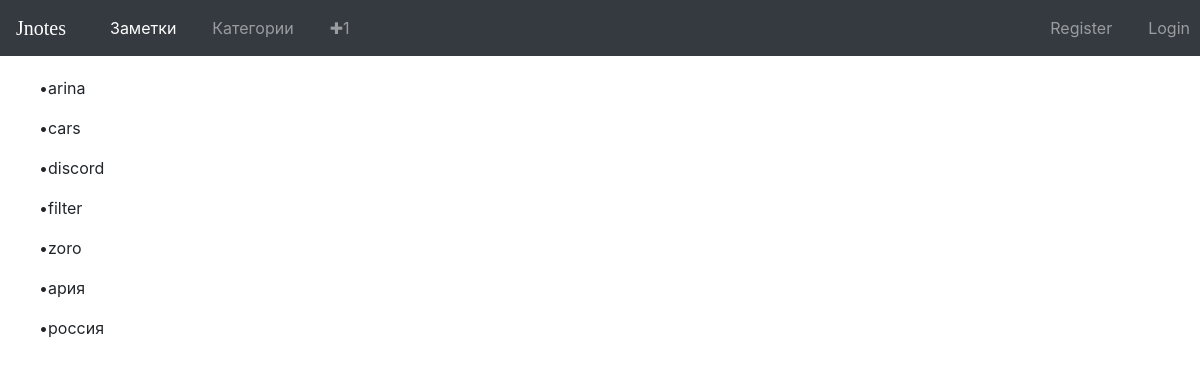
/categories/, run on an earlier commit of the app's database.
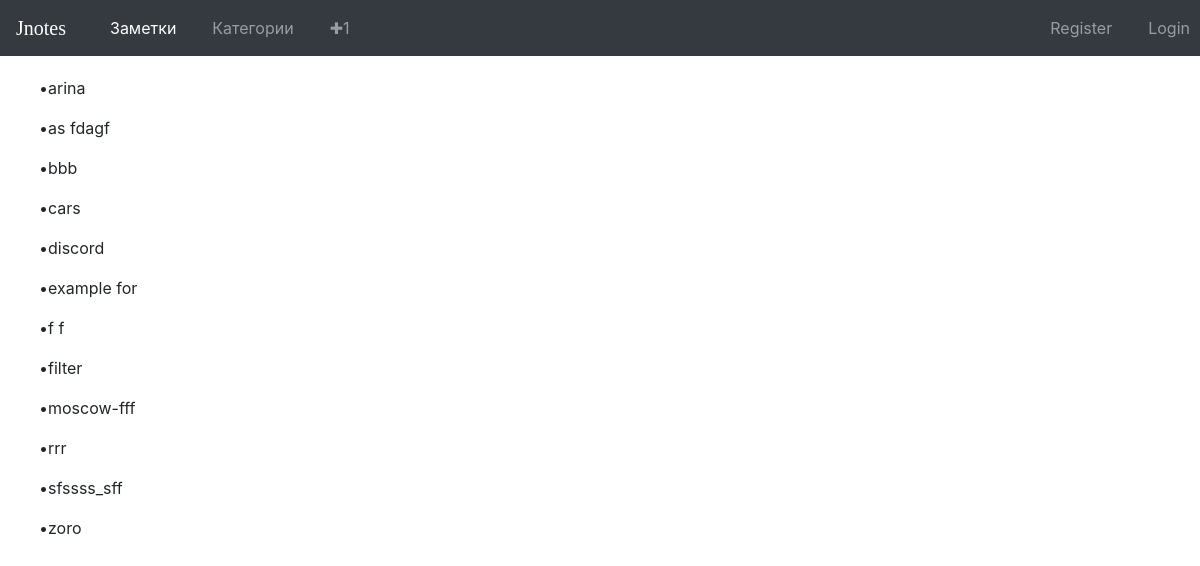
And on a later commit of the database.
### notes/models.py (models this page shows, shortened)
class Category(models.Model):
    name = models.CharField(max_length=255, unique=True, editable=True)
    def __str__(self):
        return self.name

### notes/views.py (the view)
# urls.py: path('categories/', CategoriesList, name='categories-view'),
def CategoriesList(request):
    data = Category.objects.order_by('name')
    context = {
        'categories': data
    }
    return render(request, 'categories_list.html', context=context)

### notes/templates/categories_list.html (shortened to what this page needs)
{% extends 'base.html' %}
{% load static %}
{% block content %}
<link rel="stylesheet" href="{% static 'css/categories_list.css' %}">
<div class="container">
{% for category in categories %}
<p>&bull;{{ category }}</p>
{% endfor %}
</div>
{% endblock %}

What changed in the data, as far as the page shows it:
removed Category: name "ария"
removed Category: name "россия"
added Category: name "as fdagf"
added Category: name "bbb"
added Category: name "example for"
added Category: name "f f"
added Category: name "moscow-fff"
added Category: name "rrr"
added Category: name "sfssss_sff"
